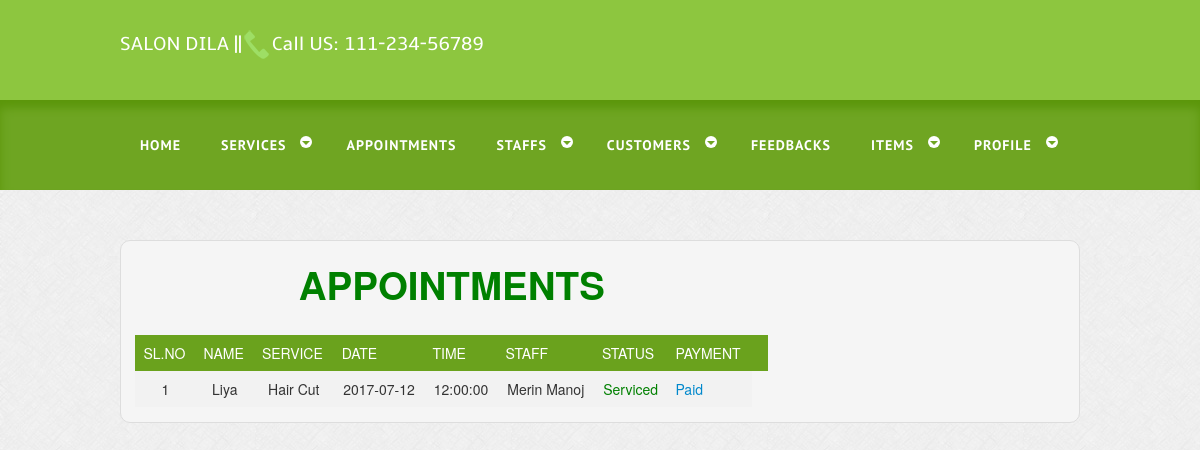
Screenshot of /schedules.php (signed in) with the database file from the repository.
### tables this page shows
CREATE TABLE `tbl_appointment` (
  `App_id` int(2) NOT NULL,
  `Reg_no` int(2) NOT NULL,
  `ser_cat_id` varchar(20) NOT NULL,
  `Cat_id` int(2) NOT NULL,
  `Date` date NOT NULL,
  `Time` time NOT NULL,
  `Staff_id` int(2) NOT NULL,
  `Status` int(5) NOT NULL
);

CREATE TABLE `tbl_registration` (
  `Reg_id` int(2) NOT NULL,
  `F_name` varchar(50) NOT NULL,
  `L_name` varchar(50) NOT NULL,
  `Gender` varchar(10) NOT NULL,
  `House_name` varchar(70) NOT NULL,
  `City` varchar(20) NOT NULL,
  `Dis_id` int(15) NOT NULL,
  `Mobile` varchar(15) NOT NULL,
  `Email` varchar(30) NOT NULL,
  `Image` varchar(50) NOT NULL,
  `Status` int(2) NOT NULL
);

CREATE TABLE `tbl_category` (
  `ser_cat_id` int(5) NOT NULL,
  `Cat_id` int(5) NOT NULL,
  `ser_cat_name` varchar(50) NOT NULL,
  `ser_cat_price` int(10) NOT NULL,
  `status` int(2) NOT NULL
);

### schedules.php (the view, shortened to what this page needs)
<?php
include 'admin_header.php';
?>
				<h1><font color="Green"><center>APPOINTMENTS</h1></font><br>
				<?php
$res1=mysqli_query($con,"SELECT * FROM `tbl_appointment` where `Status`='5'");
$row1=mysqli_fetch_array($res1);
if(empty($row1))
{
	echo "<br><br><center><font color=red size=3>No Serviced Appointments Yet!!!</font></center>";
}
else
{
?>
<table>
<table border=3 width=70%>
<tr>
<th>SL.NO</th>
<th>NAME</th>
<th>SERVICE</th>
<th>DATE</th>
<th>TIME</th>
<th>STAFF</th>
<th>STATUS</th>
<th>PAYMENT</th>
<th></th></tr>
<?php
include 'dbconnect.php';
$res=mysqli_query($con,"SELECT * FROM `tbl_appointment` where `Status`='5'");
	$i=1;
	while($row=mysqli_fetch_array($res))
	{
		$a=$row['ser_cat_id'];
		$b=$row['Reg_no'];
		$c=$row['Staff_id'];
	$res1=mysqli_query($con,"SELECT * FROM `tbl_category` WHERE `ser_cat_id`='$a'");
	$row1=mysqli_fetch_array($res1);
	$res2=mysqli_query($con,"SELECT * FROM `tbl_registration` WHERE `Reg_id`='$b'");
	$row2=mysqli_fetch_array($res2);
	$res3=mysqli_query($con,"SELECT * FROM `tbl_registration` WHERE `Reg_id`='$c'");
	$row3=mysqli_fetch_array($res3);
	?>
	<tr><td><center><?php echo $i?></td>
	<td><center><?php echo $row2['F_name'];?></td>
<td><center><?php echo $row1['ser_cat_name'];?></td>
<td><center><?php echo $row['Date'];?></td>
<td><center><?php echo $row['Time'];?></td>
<td><center><?php echo $row3['F_name'];?> <?php echo $row3['L_name'];?></td>
<?php
$s=$row['Status'];
if($s==1)
{
?>
<td><center><font color="green"><b><?php echo "Requested";?></b></td>
<?php
}
else if($s==0)
{
?><td><center><font color="green"><b><?php echo "Approved";?></b></td>
<?php
 }
 else if($s==5)
{
?><td><center><font color="green"><b><?php echo "Serviced";?></b></td>
<?php }
 else if($s==3)
{
?><td><center><font color="green"><b><?php echo "Rejected";?></b></td>
<?php } ?>
<td><a href="payment.php?uid=<?php echo $row['App_id'];?>" onclick="return confirm('Payment Done??')">Paid</td></tr>
<?php
$i++;
}}
?>

### css/style.css (style rules this page uses)
html,body,div,span,applet,object,iframe,h1,h2,h3,h4,h5,h6,p,blockquote,pre,a,abbr,acronym,address,big,cite,code,del,dfn,em,img,ins,kbd,q,s,samp,small,strike,strong,sub,sup,tt,var,b,u,i,dl,dt,dd,ol,nav ul,nav li,fieldset,form,label,legend,table,caption,tbody,tfoot,thead,tr,th,td,article,aside,canvas,details,embed,figure,figcaption,footer,header,hgroup,menu,nav,output,ruby,section,summary,time,mark,audio,video { margin:0;padding:0;border:0;font-size:100%;font:inherit;vertical-align:baseline; }
table { border-collapse:collapse;border-spacing:0; }
a { text-decoration:none; }
body { font-family: Arial, Helvetica, sans-serif; background:url(../images/body_bg.jpg); }

### schedules.php (style rules this page uses)
table { border-collapse: collapse; width: 100%; }
th, td { text-align: left; padding: 8px; }
tr:nth-child(even) { background-color: #f2f2f2 }
th { background-color: #6aa21d; color: white; }

### rows the page displays
tbl_appointment: tbl_registration.F_name "Liya", ser_cat.ser_cat_name "Hair Cut", Date "2017-07-12", Time "12:00:00", tbl_registration.F_name "Merin", tbl_registration.L_name "Manoj", Status "Serviced"
